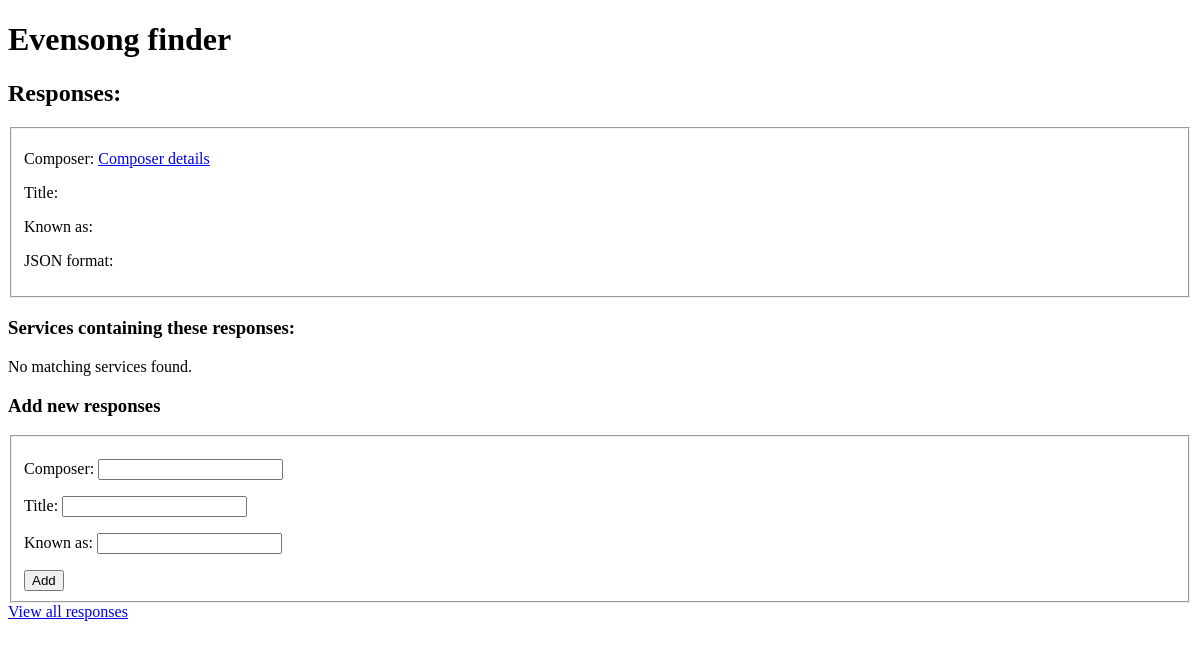
Page /services/responses/3/ on the earlier database version.
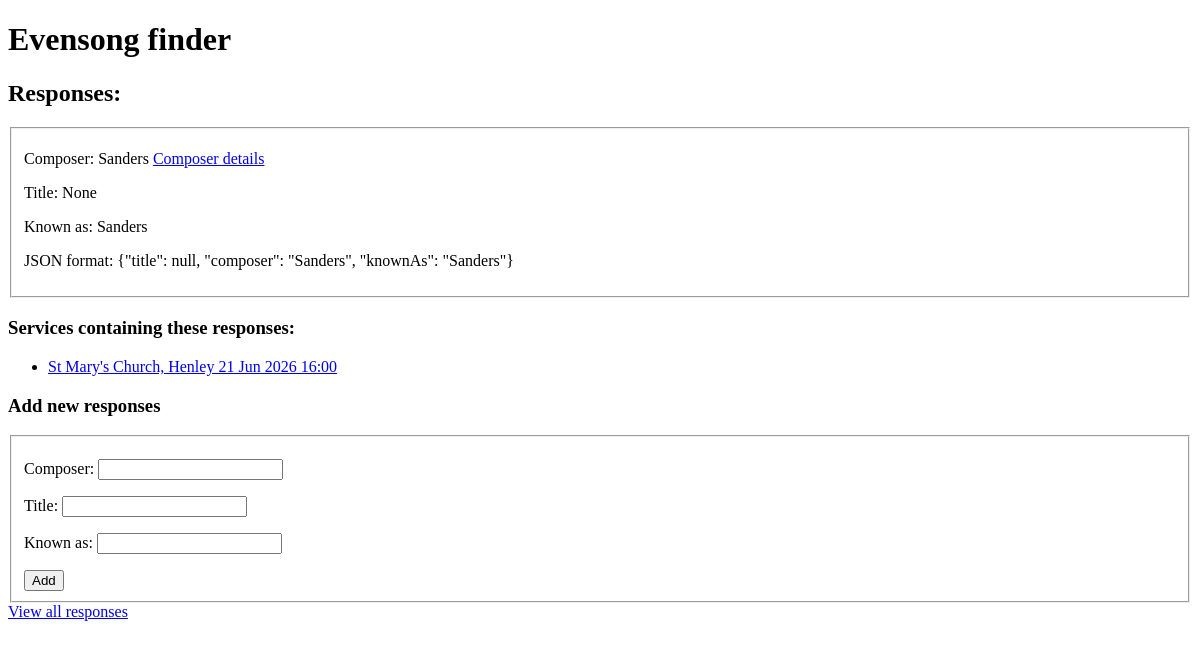
Same page on the later database version.
### services/models.py (models this page shows, shortened)
class Responses(models.Model):
    title = models.CharField(max_length=255, blank=True, null=True)
    composer = models.ForeignKey(Musician, on_delete=models.CASCADE)
    knownAs = models.CharField(max_length=255)
    def as_json(self):
        return {
            'title': self.title,
            'composer': self.composer.knownAs if self.composer.knownAs != "" and self.composer.knownAs is not None else self.composer.fullName,
            'knownAs': self.knownAs
        }
    def as_public_json(self):
        return json.dumps(self.as_json())

class Musician(models.Model):
    fullName = models.CharField(max_length=255)
    knownAs = models.CharField(max_length=255, blank=True, null=True)
    wikiUrl = models.OneToOneField(ExternalUrl, on_delete=models.CASCADE, related_name="musicianWikiUrl", blank=True, null=True)
    websiteUrl = models.OneToOneField(ExternalUrl, on_delete=models.CASCADE, related_name="musicianWebsite", blank=True, null=True)
    def __str__(self):
        return self.knownAs if self.knownAs != "" and self.knownAs is not None else self.fullName

class Service(models.Model):
    venue = models.ForeignKey(Venue, on_delete=models.CASCADE)
    startDateTime = models.DateTimeField()
    conductor = models.ForeignKey(Musician, on_delete=models.CASCADE, blank=True, null=True)
    choir = models.ForeignKey(Choir, on_delete=models.CASCADE, related_name="serviceChoir", blank=True, null=True)
    musicList = models.OneToOneField(MusicList, on_delete=models.CASCADE)
    def __str__(self):
        return self.venue.name + " " + self.startDateTime.strftime('%d %h %Y %H:%M')

class Venue(models.Model):
    name = models.CharField(max_length=50)
    townCity = models.CharField(max_length=50)
    mapUrl = models.OneToOneField(ExternalUrl, on_delete=models.CASCADE, related_name="venueMap", blank=True, null=True)
    wikiUrl = models.OneToOneField(ExternalUrl, on_delete=models.CASCADE, related_name="venueWikiUrl", blank=True, null=True)
    websiteUrl = models.OneToOneField(ExternalUrl, on_delete=models.CASCADE, related_name="venueWebsite", blank=True, null=True)

### services/views.py (the view)
# urls.py: path("responses/<int:responses_id>/", views.responsesIndex, name="responsesIndex"),
def responsesIndex(request, responses_id):
    services = (Service.objects
               .filter(musicList__responses_id=responses_id)
               )
    responses = (Responses.objects
               .filter(id=responses_id)
               .first()
               )
    template = loader.get_template("services/pages/responsesIndex.html")
    context = {
        "services": services,
        "responses": responses,
        "heading": "Services containing these responses:"
    }
    return HttpResponse(template.render(context, request))

### services/templates/services/pages/responsesIndex.html
{% extends "services/base.html" %}
{% block content %}
    {% include "services/components/responsesDetails.html" with responses=responses %}
    {% if heading %}
        <h3>{{ heading }}</h3>
    {% endif %}
    {% include "services/components/serviceList.html" with services=services %}
    {% include "services/components/responsesAdd.html" %}
    <a href="/services/responses/">View all responses</a>
{% endblock %}

### services/templates/services/components/responsesDetails.html
<h2>Responses:</h2>
<fieldset>
    <p>
        <label for="composerName">Composer:</label>
        <label id="composerName">{{ responses.composer }}</label>
        <a href="/services/musicians/{{ responses.composer.id }}/" >Composer details</a>
    </p>
    <p>
        <label for="title">Title:</label>
        <label id="title">{{ responses.title }}</label>
    </p>
    <p>
        <label for="knownAs">Known as:</label>
        <label id="knownAs">{{ responses.knownAs }}</label>
    </p>
    <p>
        <label>JSON format:</label>
        {{ responses.as_public_json }}
    </p>
</fieldset>

### services/templates/services/components/serviceList.html
{% if services %}
<ul>
    {% for service in services %}
    <li><a href="/services/{{ service.id }}/">{{ service }}</a></li>
    {% endfor %}
</ul>
{% else %}
<p>No matching services found.</p>
{% endif %}

Differences in the rows shown:
added Responses: composer "Sanders", title "None", knownAs "Sanders", as_public_json "{\"title\": null, \"composer\": \"Sanders\", \"knownAs\": \"Sanders\"}"
added Service: venue+startDateTime "St Mary's Church, Henley 21 Jun 2026 16:00"
Other differences:
text no longer shown: "No matching services found."
